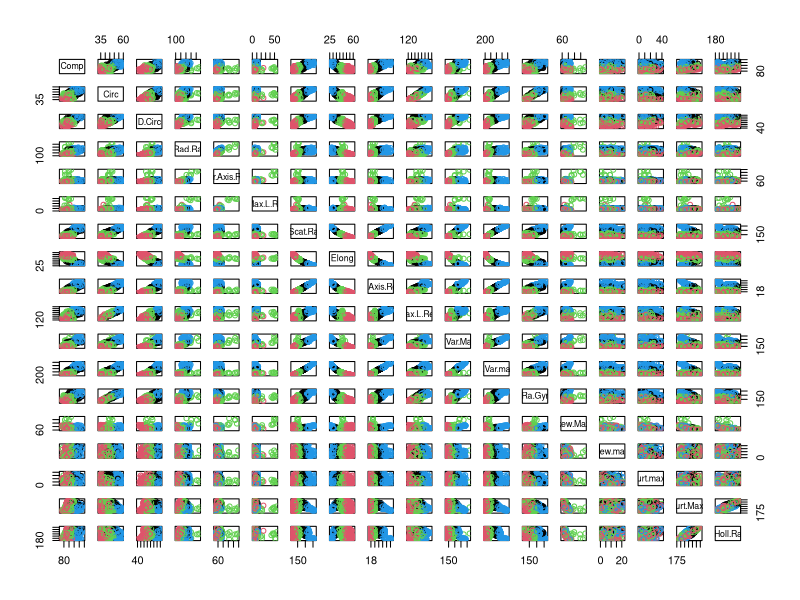

The R script that drew this image:
library(mlbench)
library(e1071)

data("Vehicle")
x<-Vehicle[,-19]

c<-cmeans(x,4)
print(c)
plot(x,col=c$cluster)

c$cluster
c$size
c$membership